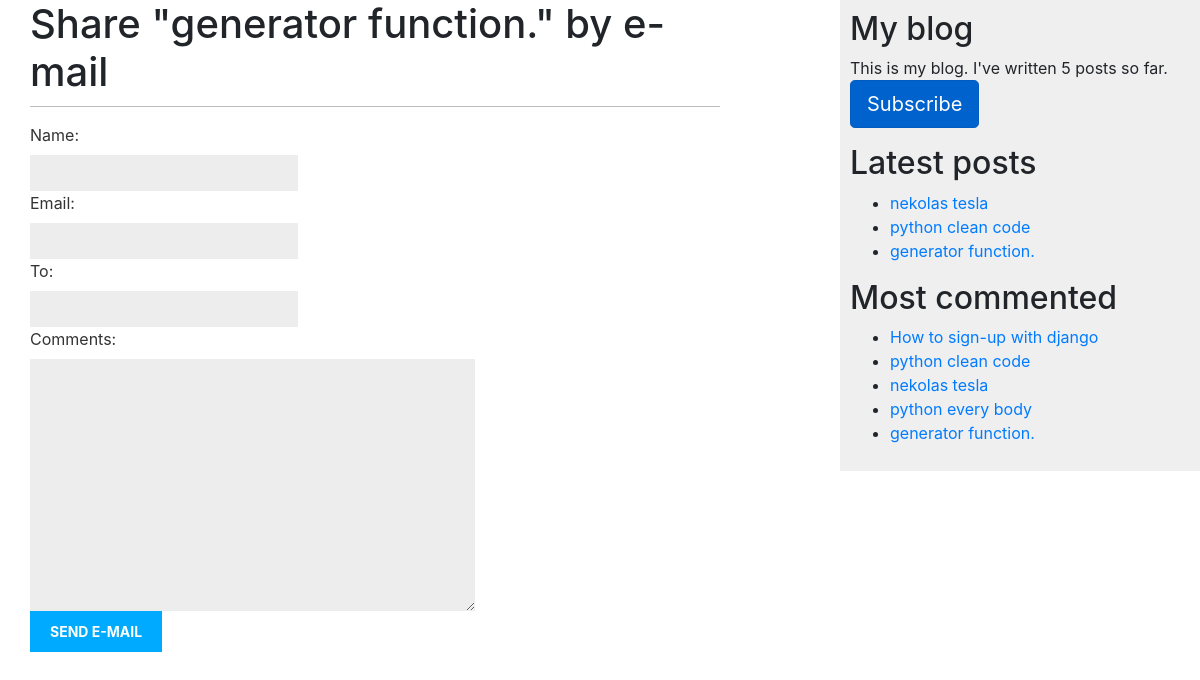
/blog/3/share/, run on the app's committed database.
### myapp/models.py (models this page shows, shortened)
class Post(models.Model):
	STATUS_CHOICES = (
	('draft', 'Draft'),
	('published', 'Published'),
	)
	title = models.CharField(max_length=250)
	slug = models.SlugField(max_length=250,unique_for_date='publish')
	author = models.ForeignKey(User,on_delete=models.CASCADE,related_name='blog_posts')
	body = models.TextField()
	publish = models.DateTimeField(default=timezone.now)
	created = models.DateTimeField(auto_now_add=True)
	updated = models.DateTimeField(auto_now=True)
	status = models.CharField(max_length=10,
	choices=STATUS_CHOICES,
	default='draft')
	image=models.ImageField(upload_to='post/%Y',blank=True)
	tags = TaggableManager()
	class Meta:
		ordering = ('-publish',)
	def get_absolute_url(self):
		return reverse('blog:post_detail',
		 		args=[self.publish.year,
					self.publish.month,
					self.publish.day, self.slug])

### myapp/views.py (the view)
# urls.py: path('<int:post_id>/share/',views.post_share, name='post_share'),
def post_share(request, post_id):
    post = get_object_or_404(Post, id=post_id, status='published')
    sent = False
    if request.method == 'POST':
        form = EmailPostForm(request.POST)
        if form.is_valid():
            cd = form.cleaned_data
            post_url = request.build_absolute_uri(post.get_absolute_url())
            subject = f"{cd['name']} recommends you read {post.title}"
            message = f"Read {post.title} at {post_url}\n\n" \
                      f"{cd['name']}\'s comments: {cd['comments']}"
            send_mail(subject, message, 'admin22@gmail.com', [cd['to']])
            sent = True
    else:
        form = EmailPostForm()
    return render(request, 'share.html', {'post': post,
                                      				'form': form,
                                                    'sent': sent})

### myapp/forms.py
class EmailPostForm(forms.Form):
    name=forms.CharField(max_length=40)
    email=forms.EmailField()
    to =forms.EmailField()
    comments=forms.CharField(required=False,
    						widget=forms.Textarea)

### myapp/templatetags/blog_tags.py (called while the page is built)
@register.simple_tag
def total_posts():
	return Post.objects.count()

@register.inclusion_tag('latest_posts.html')
def show_latest_posts(count=5):
	latest_posts=Post.objects.order_by('-publish')[:count]
	return {'latest_posts':latest_posts}

@register.simple_tag
def get_most_commented_posts(count=5):
	return Post.objects.annotate(
		total_comments=Count('comments')
		).order_by('-total_comments')[:count]

### myapp/templates/share.html (shortened to what this page needs)
{% extends "base.html" %}
{% block content %}
 {% if sent %}
 <h1>E-mail successfully sent</h1>
 <p>
 "{{ post.title }}" was successfully sent to {{ form.cleaned_data.to }}.
 </p>
 {% else %}
 <h1>Share "{{ post.title }}" by e-mail</h1>
 <form method="post">
 {{ form.as_p }}
 <input type="submit" value="Send e-mail">
 </form>
 {% endif %}
{% endblock %}

### templates/base.html (shortened to what this page needs)
{% load blog_tags %}
{% load static %}
<!DOCTYPE html>
<html>
<head>
 <link href="{% static 'css/blog.css' %}" rel="stylesheet">
</head>
<body>
 <div id="content">
 {% block content %}
 {% endblock %}
 </div>
 <div id="sidebar">
 <h2 style="max-height: 50px">My blog</h2>
 <p>This is my blog. I've written {% total_posts %} posts so far.</
p>
<a href="{% url 'blog:post_feed' %}" class="btn btn-primary btn-lg active" role="button" aria-pressed="true">Subscribe</a>
<h2>Latest posts </h2>
{% show_latest_posts 3 %}
<h2> Most commented</h2>
{% get_most_commented_posts as commented_posts %}
<ul>
	{% for post in commented_posts %}
	<li>
		<a href="{{ post.get_absolute_url }}">{{post.title}}</a>
	</li>
	{% endfor %}
</ul>
 </div>
</body>
</html>
<link rel="stylesheet" href="https://stackpath.bootstrapcdn.com/bootstrap/4.5.2/css/bootstrap.min.css">

### myapp/templates/latest_posts.html
<ul>
	{% for post in latest_posts %}
	<li>
		<a href="{{ post.get_absolute_url}}">{{post.title}}</a>
	</li>
	{% endfor %}
</ul>

### static/css/blog.css (style rules this page uses)
body { margin:0; padding:0; font-family:helvetica, sans-serif; }
a { color:#00abff; text-decoration:none; }
h1 { font-weight:normal; border-bottom:1px solid #bbb; padding:0 0 10px 0; }
h2 { font-weight:normal; margin:30px 0 0; }
#content { float:left; width:60%; padding:0 0 0 30px; }
#sidebar { float:right; width:30%; padding:10px; background:#efefef; height:100%; }
label { float:left; clear:both; color:#333; margin-bottom:4px; }
input, textarea { clear:both; float:left; margin:0 0 10px; background:#ededed; border:0; padding:6px 10px; font-size:12px; }
input[type=submit] { font-weight:bold; background:#00abff; color:#fff; padding:10px 20px; font-size:14px; text-transform:uppercase; }

### data on the page
Post: title "generator function."
Post: title "nekolas tesla"
Post: title "python clean code"
Post: title "How to sign-up with django"
Post: title "python every body"
